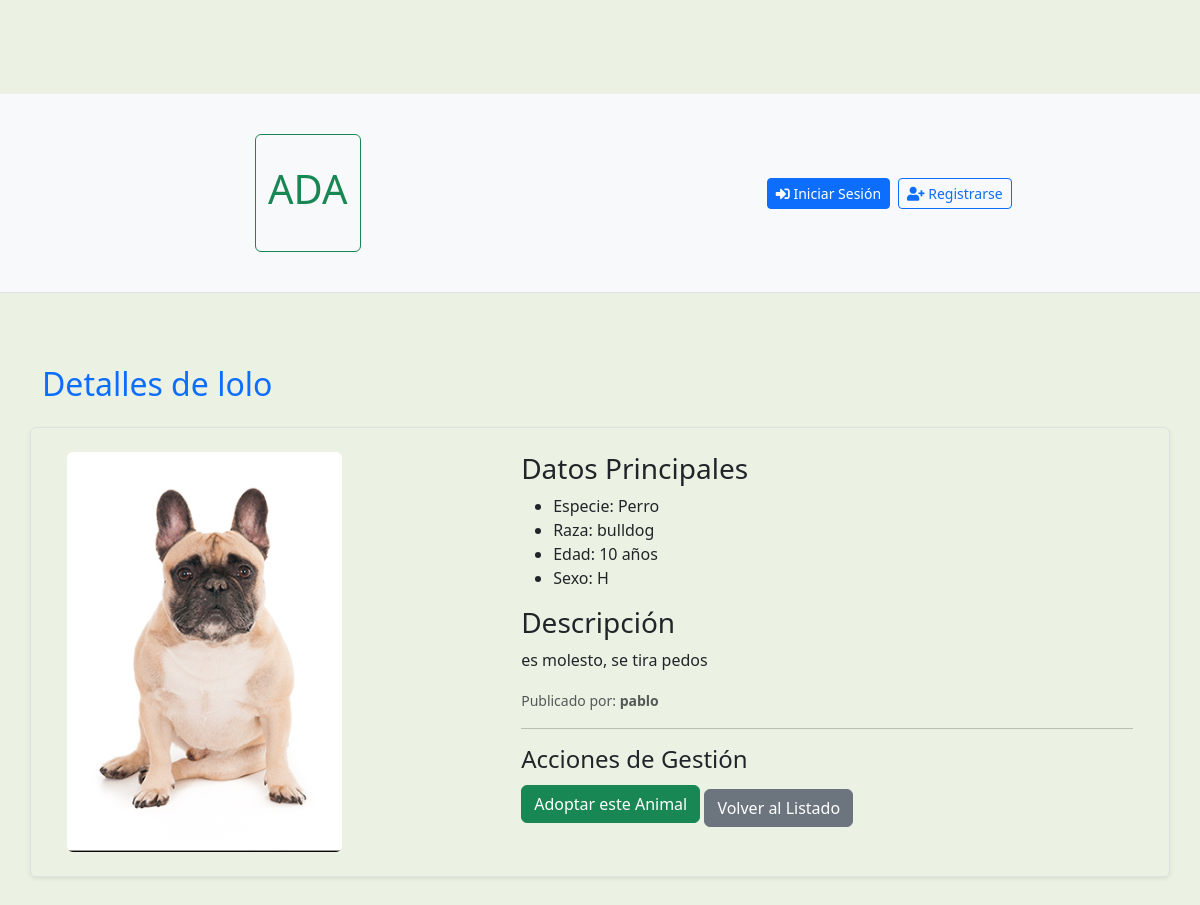
Screenshot of /animales/14/ with the database file from the repository.
### animales/models.py (models this page shows, shortened)
class Animal(models.Model):
    nombre = models.CharField(max_length=100)
    raza = models.CharField(max_length=100)
    especie = models.CharField(max_length=50)
    edad = models.IntegerField()
    SEXO_CHOICES = [ #opciones de genero
        ('M', 'Macho'),
        ('H', 'Hembra'),
    ]
    sexo = models.CharField(max_length=1, choices=SEXO_CHOICES)
    descripcion = models.TextField()
    foto = models.ImageField(upload_to='animales_fotos/', blank=True, null=True)
    disponible = models.BooleanField(default=True)# si el estado es disponible
    subido_por = models.ForeignKey(User, on_delete=models.CASCADE, related_name='animales_publicados')
    fecha_subida = models.DateTimeField(auto_now_add=True)
    adoptado = models.BooleanField(default=False)# Campo para el estado de adopción
    fecha_adopcion = models.DateTimeField(null=True, blank=True)# Campo para el estado de adopción

### animales/views.py (the view, shortened to what this page needs)
# urls.py: path('<int:pk>/', views.DetalleAnimal.as_view(), name='detalle_animal'),
class DetalleAnimal(DetailView):#muestra info detallada de un solo animal
    model = Animal
    template_name = 'animales/animal_detail.html'
    context_object_name = 'animal'
    def get_context_data(self, **kwargs):
        context = super().get_context_data(**kwargs)
        animal = self.get_object()
        context['puede_adoptar'] = True
        context['solicitud_aprobada'] = False
        if not animal.disponible and not context['solicitud_aprobada']:
             context['puede_adoptar'] = False
        return context

### animales/templates/animales/animal_detail.html (shortened to what this page needs)
{% extends 'base.html' %}
{% block content %}
    <h2 class="text-primary mb-4">Detalles de {{ animal.nombre }}</h2>
    <div class="row border p-4 rounded shadow-sm">
        <div class="col-md-5 mb-3 mb-md-0">
            {% if animal.foto %}
                <img src="{{ animal.foto.url }}" alt="Foto de {{ animal.nombre }}"
                    class="img-fluid rounded" style="max-height: 400px; object-fit: cover;">
            {% else %}
                <p class="alert alert-warning">No hay foto disponible</p>
            {% endif %}
        </div>
        <div class="col-md-7">
            <h3>Datos Principales</h3>
            <ul>
                <li>Especie: {{ animal.especie }}</li>
                <li>Raza: {{ animal.raza }}</li>
                <li>Edad: {{ animal.edad }} años</li>
                <li>Sexo: {{ animal.sexo }}</li>
            </ul>
            <h3>Descripción</h3>
            <p>{{ animal.descripcion }}</p>
            {% if animal.subido_por %}
                <p>
                    <small class="text-muted">
                        Publicado por: <strong>{{ animal.subido_por.username }}</strong>
                    </small>
                </p>
            {% endif %}
            <hr>
            <div class="acciones">
                <h4>Acciones de Gestión</h4>
                {% if solicitud_aprobada %}
                    <div class="alert alert-success">
                        ¡Felicitaciones! Tu solicitud para {{ animal.nombre }} fué aprobada.
                        {{ animal.subido_por.username }} te va acontactar.
                    </div>
                {% elif puede_adoptar %}
                    <a href="{% url 'animales:adoptar_confirmacion' pk=animal.pk %}" class="btn btn-success">
                        Adoptar este Animal
                    </a>
                {% endif %}
                <a href="{% url 'animales:lista_animales' %}" class="btn btn-secondary mt-2">
                    Volver al Listado
                </a>
            </div>
            </div>
    </div>
{% endblock %}

### static/css/estilos.css (style rules this page uses)
body { background-color: rgba(229, 238, 219, 0.76) !important; padding-top: 70px; }

### templates/base.html (style rules this page uses)
body { font-family: Arial, sans-serif; }

### rows the page displays
Animal: nombre "lolo", foto (picture), especie "Perro", raza "bulldog", edad "10", sexo "H", descripcion "es molesto, se tira pedos", subido_por.username "pablo"
